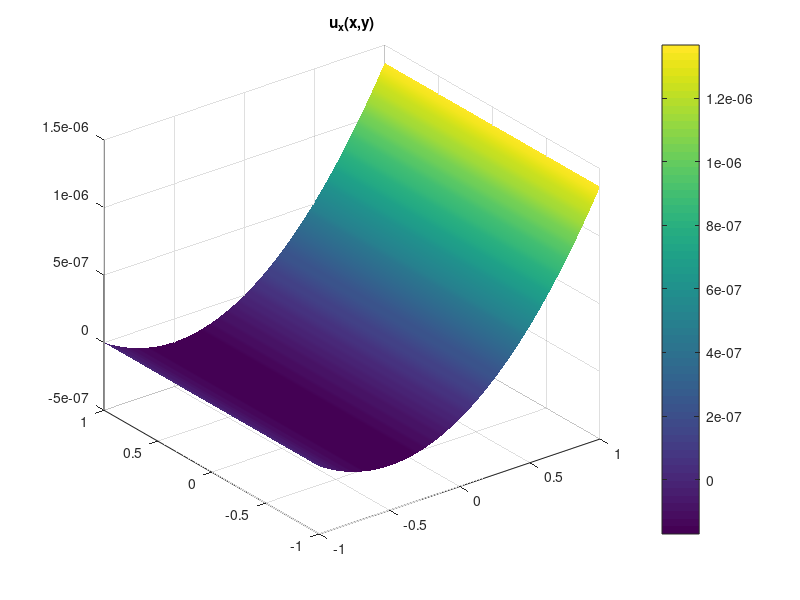
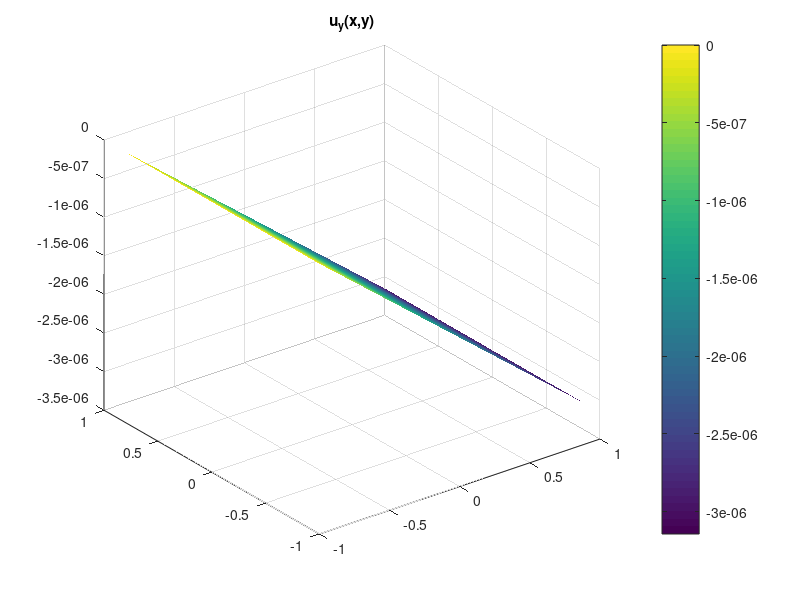
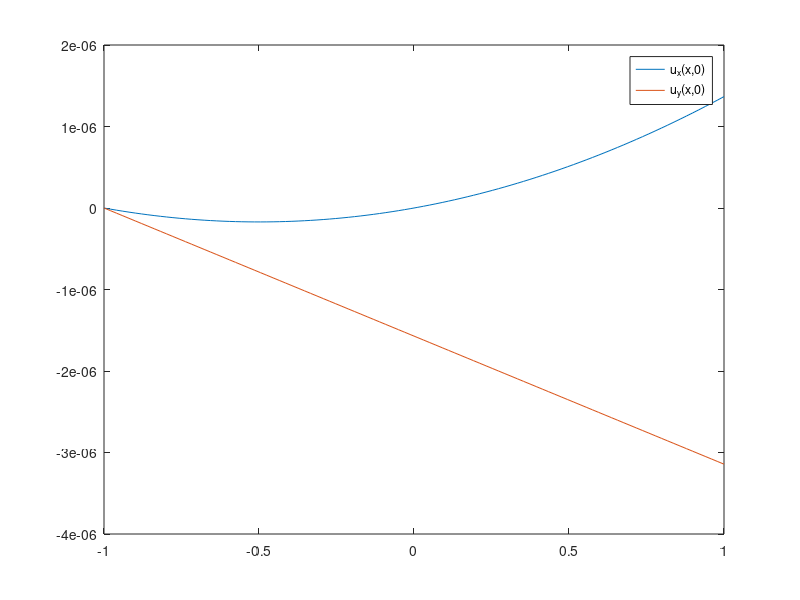
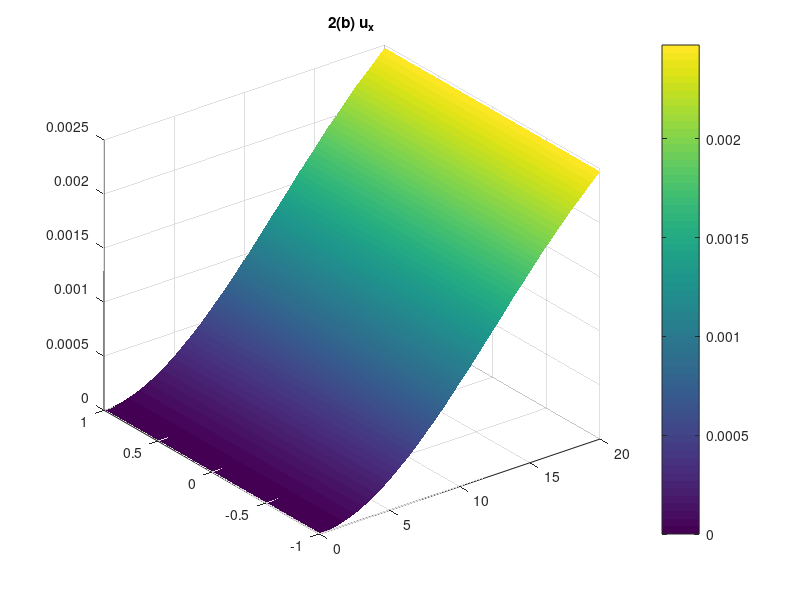

MATLAB code to generate these figures, in order:
function q2()
%% Global variables
global E nu alpha beta dg_ijdx dg_ijdy dg_ijdx_gen dg_ijdy_gen

%% Physical problem parameters
E = 1.18e11; % Young's modulus for titanium Ti-6Al-2Nb-1Ta-0.8Mo [N/m^2]
nu = 0.31;   % Poisson's ratio for Titanium Ti-6Al-2Nb-1Ta-0.8Mo
alpha = E/(1-nu^2);
beta = (1-nu)/2;
% syms E nu alpha beta; % uncomment to calculate M analytically

%% Function handles for the bilinear basis functions and their derivatives
% Cell array with function handles for the four g_ij basis functions.
% i,j = 1 corresponds to the - subscript. i,j = 2 to the + subscript.
% E.g. g_ij{2,1} returns the g_+- function handle.
g_ij = {@(x,y) (1+x).*(1+y)./4, @(x,y) (1+x).*(1-y)./4;  % g_--, g_-+
        @(x,y) (1-x).*(1+y)./4, @(x,y) (1-x).*(1-y)./4}; % g_+-, g_++

% Generalized basis functions over the domain [x0-a,x0+a]x[y0-b,y0+b]
g_ij_gen = {@(x,y,x0,y0,a,b)  (x-(x0-a)).*(y-(y0-b))./(4*a*b), ...
            @(x,y,x0,y0,a,b) -(x-(x0+a)).*(y-(y0-b))./(4*a*b);
            @(x,y,x0,y0,a,b) -(x-(x0-a)).*(y-(y0+b))./(4*a*b), ...
            @(x,y,x0,y0,a,b)  (x-(x0+a)).*(y-(y0+b))./(4*a*b)};
    
% Function handles for the x-derivatives of the basis functions g_ij.
% Note: Returned function handles are still multivariate (x,y) to remain
% compatible with our 2D Gauss-Legendre quadrature function, which
% integrates them over the unit square.
dg_ijdx = {@(x,y)  (1+y)/4, @(x,y)  (1-y)/4;  % dg_--/dx, dg_-+/dx
           @(x,y) -(1+y)/4, @(x,y) -(1-y)/4}; % dg_+-/dx, dg_++/dx

% x derivative of the generalized basis functions
dg_ijdx_gen = {@(x,y,x0,y0,a,b)  (y-(y0-b))/(4*a*b), ...
               @(x,y,x0,y0,a,b) -(y-(y0-b))/(4*a*b);
               @(x,y,x0,y0,a,b) -(y-(y0+b))/(4*a*b), ...
               @(x,y,x0,y0,a,b)  (y-(y0+b))/(4*a*b)};

% Function handles for the y-derivatives of the basis functions g_ij.
dg_ijdy = {@(x,y) (1+x)/4, @(x,y) -(1+x)/4;  % dg_--/dy, dg_-+/dy
           @(x,y) (1-x)/4, @(x,y) -(1-x)/4}; % dg_+-/dy, dg_++/dy

% y derivatives of the generalized basis functions
dg_ijdy_gen = {@(x,y,x0,y0,a,b)  (x-(x0-a))/(4*a*b), ...
               @(x,y,x0,y0,a,b) -(x-(x0+a))/(4*a*b);
               @(x,y,x0,y0,a,b) -(x-(x0-a))/(4*a*b), ...
               @(x,y,x0,y0,a,b)  (x-(x0+a))/(4*a*b)};
       
%% Problem 2(a): single element (unit square) beam under stress
% Build M matrix block by block.
M = zeros(8,8);
% M = sym('M', [8 8]);  % uncomment to calculate M analytically
for gamma=1:4
    for delta=1:4
        M(2*gamma-1:2*gamma, 2*delta-1:2*delta) = B(gamma, delta);
    end
end

% Build right hand side vector containing the forces.
F_delta = 8e4; % [N/m^2]

g_11 = g_ij{1,1};
g_12 = g_ij{1,2};
g_21 = g_ij{2,1};
g_22 = g_ij{2,2};

b = zeros(8,1);
b(2) = -F_delta * g_11(1,0);
b(4) = -F_delta * g_12(1,0);
b(6) = -F_delta * g_21(1,0);
b(8) = -F_delta * g_22(1,0);

% Imposing that u_x = 0 and u_y = 0 for x=-1, -1<=y<=1 is equivalent to imposing
% that a_+-, a_++, b+-, and b_++ all equal zero. So we are just interested in
% solving the top left 4x4 system of linear equations.
M2a = M(1:4,1:4);
b2a = b(1:4);
a2a = M2a \ b2a;

% Calculate and plot deflection fields from the a_ij, b_ij coefficients.
ux = @(x,y) a2a(1).*g_ij{1,1}(x,y) + a2a(3).*g_ij{1,2}(x,y);
uy = @(x,y) a2a(2).*g_ij{1,1}(x,y) + a2a(4).*g_ij{1,2}(x,y);
x = repmat(linspace(-1,1,100),[100,1]);
y = repmat(linspace(-1,1,100),[100,1]);
ux_xy = ux(x,y);
uy_xy = uy(x,y);

figure;
surf(x, y', ux_xy); shading interp; colorbar; title('u_x(x,y)');

figure;
surf(x, y', uy_xy); shading interp; colorbar; title('u_y(x,y)');

figure;
plot(x(end/2,:), ux_xy(end/2,:)', x(end/2,:), uy_xy(end/2,:)');
legend('u_x(x,0)', 'u_y(x,0)');

%% Problem 2(b): rectangular beam (composed of N elements) under stress
N = 10;

% Assemble the block-diagonal matrix element by element.
M2b = zeros(4*(N+1), 4*(N+1));
for n=1:N
    x0 = 0; %2*n-1;
    y0 = 0;
    a = 1;
    b = 1;
    
    M2 = zeros(8,8);
    for gamma=1:4
        for delta=1:4
            M2(2*gamma-1:2*gamma, 2*delta-1:2*delta) = ...
                B_gen(gamma, delta, x0, y0, a, b);
        end
    end
    
    % We want M2 in the order ++, +-, -+, -- so the matrices corresponding
    % to different elements overlap correctly.
    M2 = fliplr(flipud(M2));
    
    M2b(4*n-3:4*n+4, 4*n-3:4*n+4) = M2b(4*n-3:4*n+4, 4*n-3:4*n+4) + M2;
end

% Imposing the u_x = u_y = 0 BC at the left wall.
M2b(1:4,5:8) = zeros(4,4);

x0 = 2*N-1;
y0 = 0;
a = 1;
b = 1;

g_11_gen = g_ij_gen{1,1};
g_12_gen = g_ij_gen{1,2};
g_21_gen = g_ij_gen{2,1};
g_22_gen = g_ij_gen{2,2};

b2b = zeros(4*N+4,1);
b2b(end)   = -F_delta * g_11_gen(2*N,0,x0,y0,a,b);
b2b(end-2) = -F_delta * g_12_gen(2*N,0,x0,y0,a,b);
b2b(end-4) = -F_delta * g_21_gen(2*N,0,x0,y0,a,b);
b2b(end-6) = -F_delta * g_22_gen(2*N,0,x0,y0,a,b);

% Solve for the coefficients ignoring the four coefficients for element 1
% that we know must be zero to satisfy the BCs.
a2b = zeros(4*N+4,1);
a2b(5:end) = M2b(5:end, 5:end) \ b2b(5:end);

ux_N = [];
uy_N = [];

% Calculate the deflection fields from the a_ij, b_ij coefficients for each
% element.
for n=1:N
    a_n = a2b(4*n-3:4*n+4);
    aij = a_n(1:2:7);
    bij = a_n(2:2:8);
 
    x0 = 0; %2*n-1;
    y0 = 0;
    a = 1;
    b = 1;
    ux = @(x,y) aij(4).*g_ij_gen{1,1}(x,y,x0,y0,a,b) ...
              + aij(3).*g_ij_gen{1,2}(x,y,x0,y0,a,b) ...
              + aij(2).*g_ij_gen{2,1}(x,y,x0,y0,a,b) ...
              + aij(1).*g_ij_gen{2,2}(x,y,x0,y0,a,b);
    uy = @(x,y) bij(4).*g_ij_gen{1,1}(x,y,x0,y0,a,b) ...
              + bij(3).*g_ij_gen{1,2}(x,y,x0,y0,a,b) ...
              + bij(2).*g_ij_gen{2,1}(x,y,x0,y0,a,b) ...
              + bij(1).*g_ij_gen{2,2}(x,y,x0,y0,a,b);
    
    x = repmat(linspace(2*n-2,2*n,100), [100,1]);
    y = repmat(linspace(-1,1,100), [100,1]);
    
    ux_N = [ux_N; ux(x,y)'];
    uy_N = [uy_N; uy(x,y)'];
end

x = linspace(0,2*N,100*N);
y = linspace(-1,1,100);
figure; surf(x,y,ux_N'); title('2(b) u_x'); shading interp; colorbar;
figure; surf(x,y,uy_N'); title('2(b) u_y'); shading interp; colorbar;

%% Problem 2(c): rectangular beam (composed of NxM elements) under stress
N = 10;
M = 8;

% Assemble the block-tridiagonal matrix.
M2c = zeros((M-1)*4*(N+1), (M-1)*4*(N+1));
b2c = zeros((M-1)*4*(N+1), 1);
for m=1:M
    for n=1:N
        x0 = 0;
        y0 = 0;
        a = 1;
        b = 1;

        M3 = zeros(8,8);
        for gamma=1:4
            for delta=1:4
                M3(2*gamma-1:2*gamma, 2*delta-1:2*delta) = ...
                    B_gen(gamma, delta, x0, y0, a, b);
            end
        end

        % We want M2 in the order ++, +-, -+, -- so the matrices corresponding
        % to different elements overlap correctly.
        M3 = fliplr(flipud(M3));
        
        % Imposing the u_x = u_y = 0 BC at the left wall.
        if n == 1
            M3(1:4,1:4) = zeros(4,4);
            M3(1:4,5:8) = zeros(4,4);
            M3(5:8,1:4) = zeros(4,4);
        end

        % block diagonal
        r1 = (m-1)*(4*N-3) + (4*n-3);
        r2 = (m-1)*(4*N-3) + (4*n+4);
        c1 = r1;
        c2 = r2;
        M2c(r1:r2, c1:c2) = M2c(r1:r2, c1:c2) + M3;
        
        % Lower block diagonal
        if m > 1
            c1 = r1 - (4*N-3);
            c2 = r2 - (4*N-3);
            M2c(r1:r2, c1:c2) = M2c(r1:r2, c1:c2) + M3;
        end
        
        % Upper block diagonal
        if m < M
            c1 = r1 + (4*N-3);
            c2 = r2 + (4*N-3);
            M2c(r1:r2, c1:c2) = M2c(r1:r2, c1:c2) + M3;
        end
    end
end

x0 = 2*N-1;
y0 = 0;
g_11_gen = g_ij_gen{1,1};
g_12_gen = g_ij_gen{1,2};
g_21_gen = g_ij_gen{2,1};
g_22_gen = g_ij_gen{2,2};

b2cn = zeros(4*N+4,1);
b2cn(end)   = -F_delta * g_11_gen(2*N,0,x0,y0,a,b);
b2cn(end-2) = -F_delta * g_12_gen(2*N,0,x0,y0,a,b);
b2cn(end-4) = -F_delta * g_21_gen(2*N,0,x0,y0,a,b);
b2cn(end-6) = -F_delta * g_22_gen(2*N,0,x0,y0,a,b);
b2c = [b2c; b2cn];

size(M2c)
size(b2c)

end

%% Gauss-Legendre quadrature integration
function integral = gauss_legendre_quadrature_2D(f, x1, x2, y1, y2)
% Integrate the function f(x,y) over the domain [x1,x2]x[y1,y2] using
% Gaussian quadrature with a unit weighing function \omega(x,y)=1 so the
% associated polynomials are the Legendre polynomials and thus the method
% is known as Gauss-Legendre quadrature with two quadrature points for each
% spatial dimension as we only need to integrate bilinear functions.
    scaled_f = @(x,y) f((x2-x1)*x/2 + (x1+x2)/2, (y2-y1)*y/2 + (y1+y2)/2);
    integral = (x2-x1)*(y2-y1)/4 * ...
               ( scaled_f(-1/sqrt(3), -1/sqrt(3)) ...
               + scaled_f(-1/sqrt(3), 1/sqrt(3)) ...
               + scaled_f(1/sqrt(3), -1/sqrt(3)) ...
               + f(1/sqrt(3), 1/sqrt(3)) );
end

%% Interface for looking up derivatives of the bilinear basis functions.
function dg = dg(i,j,m)
% Returns the function handle corresponding to the m derivative of the g_ij
% basis function, that is dg_ij/dx_m. i,j can take on the values {1,2} where 1
% corresponds to the - subscript, 2 to the + subscript. m can take on the string
% values {'x','y'}.

    assert(i==1 || i==2, 'Invalid value for i, not 1 (-) or 2 (+)!')
    assert(j==1 || j==2, 'Invalid value for j, not 1 (-) or 2 (+)!')
    assert(m=='x' || m=='y', 'Invalid value for m, not ''x'' or ''y''!')

    global dg_ijdx dg_ijdy

    if m == 'x'
        dg = dg_ijdx{i,j};
    elseif m == 'y'
        dg = dg_ijdy{i,j};
    end
end

function dg = dg_gen(i,j,m)
% Returns the function handle corresponding to the m derivative of the g_ij
% basis function, that is dg_ij/dx_m. i,j can take on the values {1,2} where 1
% corresponds to the - subscript, 2 to the + subscript. m can take on the string
% values {'x','y'}.

    assert(i==1 || i==2, 'Invalid value for i, not 1 (-) or 2 (+)!')
    assert(j==1 || j==2, 'Invalid value for j, not 1 (-) or 2 (+)!')
    assert(m=='x' || m=='y', 'Invalid value for m, not ''x'' or ''y''!')

    global dg_ijdx_gen dg_ijdy_gen

    if m == 'x'
        dg = dg_ijdx_gen{i,j};
    elseif m == 'y'
        dg = dg_ijdy_gen{i,j};
    end
end

%% Implementation of the rank-6 G_ijkl^mn tensor-like symbol.
function G = G(i,j,k,l,m,n)
    global alpha
    assert(i==1 || i==2, 'Invalid value for i, not 1 (-) or 2 (+)!')
    assert(j==1 || j==2, 'Invalid value for j, not 1 (-) or 2 (+)!')
    assert(k==1 || k==2, 'Invalid value for k, not 1 (-) or 2 (+)!')
    assert(l==1 || l==2, 'Invalid value for l, not 1 (-) or 2 (+)!')
    assert(m=='x' || m=='y', 'Invalid value for m, not ''x'' or ''y''!')
    assert(n=='x' || n=='y', 'Invalid value for m, not ''x'' or ''y''!')

    dg1 = dg(i,j,m);
    dg2 = dg(k,l,n);
    integrand = @(x,y) alpha*dg1(x,y)*dg2(x,y);
    G = gauss_legendre_quadrature_2D(integrand, -1, 1, -1, 1);
end

function G = G_gen(i,j,k,l,m,n,x0,y0,a,b)
    global alpha
    assert(i==1 || i==2, 'Invalid value for i, not 1 (-) or 2 (+)!')
    assert(j==1 || j==2, 'Invalid value for j, not 1 (-) or 2 (+)!')
    assert(k==1 || k==2, 'Invalid value for k, not 1 (-) or 2 (+)!')
    assert(l==1 || l==2, 'Invalid value for l, not 1 (-) or 2 (+)!')
    assert(m=='x' || m=='y', 'Invalid value for m, not ''x'' or ''y''!')
    assert(n=='x' || n=='y', 'Invalid value for m, not ''x'' or ''y''!')

    dg1 = dg_gen(i,j,m);
    dg2 = dg_gen(k,l,n);
    integrand = @(x,y) alpha*dg1(x,y,x0,y0,a,b)*dg2(x,y,x0,y0,a,b);
    G = gauss_legendre_quadrature_2D(integrand, x0-a, x0+a, y0-b, y0+b);
end

%% Generates and returns the 2x2 block matrices B_gamma,delta.
function B = B(gamma, delta)
    global nu beta

    four2two = {[1,1], [1,2], [2,1], [2,2]};
    [i,j] = deal(four2two{gamma}(1), four2two{gamma}(2));
    [k,l] = deal(four2two{delta}(1), four2two{delta}(2));

    B_11 = G(i,j,k,l,'x','x') + beta*G(i,j,k,l,'y','y');
    B_12 = nu*G(i,j,k,l,'x','y') + beta*G(i,j,k,l,'y','x');
    B_21 = beta*G(i,j,k,l,'x','y') + nu*G(i,j,k,l,'y','x');
    B_22 = beta*G(i,j,k,l,'x','x') + G(i,j,k,l,'y','y');

    B = [B_11, B_12; B_21, B_22];
end

function B = B_gen(gamma, delta,x0,y0,a,b)
    global nu beta

    four2two = {[1,1], [1,2], [2,1], [2,2]};
    [i,j] = deal(four2two{gamma}(1), four2two{gamma}(2));
    [k,l] = deal(four2two{delta}(1), four2two{delta}(2));
    
    G2 = @(i,j,k,l,m,n) G_gen(i,j,k,l,m,n,x0,y0,a,b);

    B_11 = G2(i,j,k,l,'x','x') + beta*G2(i,j,k,l,'y','y');
    B_12 = nu*G2(i,j,k,l,'x','y') + beta*G2(i,j,k,l,'y','x');
    B_21 = beta*G2(i,j,k,l,'x','y') + nu*G2(i,j,k,l,'y','x');
    B_22 = beta*G2(i,j,k,l,'x','x') + G2(i,j,k,l,'y','y');

    B = [B_11, B_12; B_21, B_22];
end
